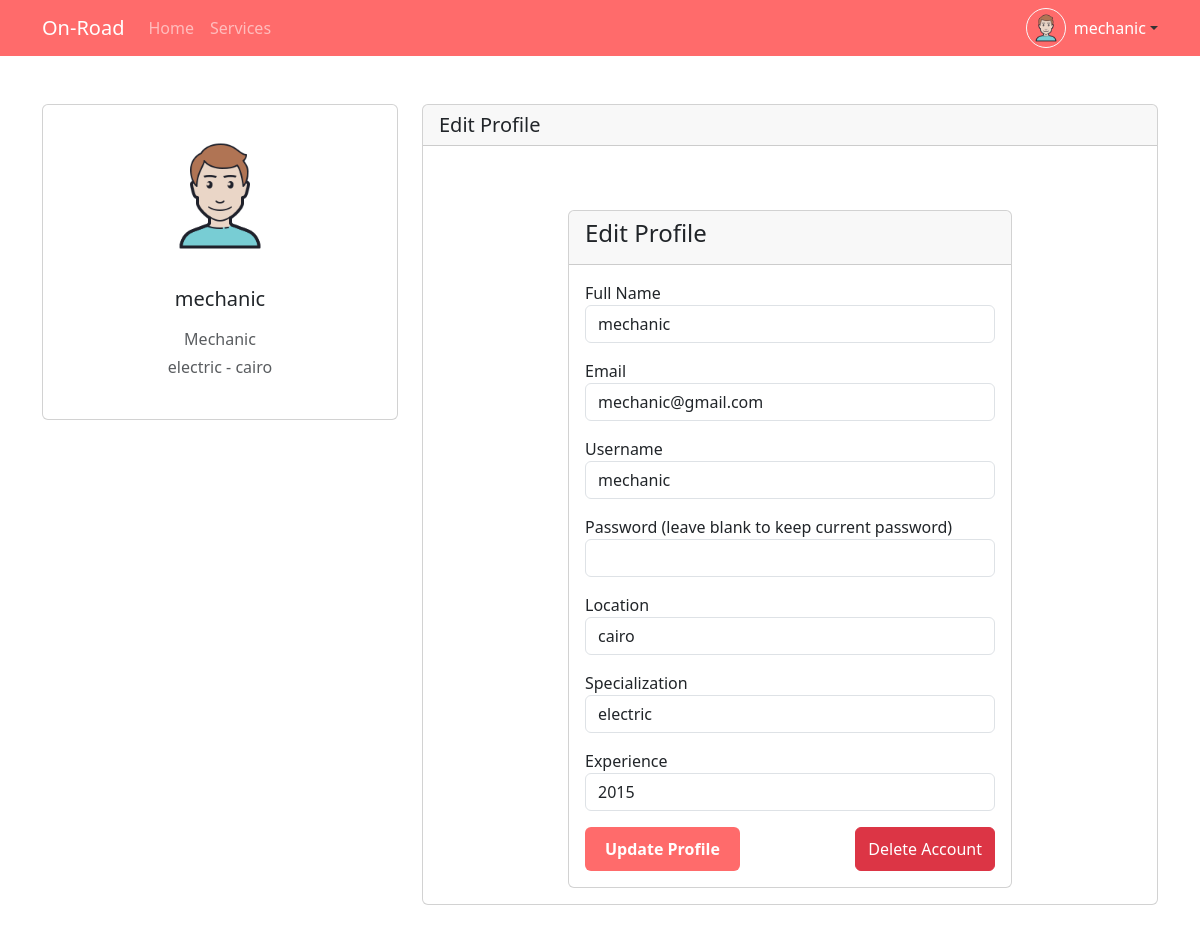
Screenshot of /Views/profile.php (signed in) with the database file from the repository.
### tables this page shows
CREATE TABLE `mechanics` (
  `id` int(11) NOT NULL,
  `fullName` varchar(50) NOT NULL,
  `email` varchar(100) NOT NULL,
  `username` varchar(30) NOT NULL,
  `password` varchar(300) NOT NULL,
  `location` varchar(50) NOT NULL,
  `specialization` varchar(20) NOT NULL,
  `experience` year(4) NOT NULL,
  `rating` int(11) DEFAULT NULL,
  `totalReviews` int(11) DEFAULT NULL,
  `role` varchar(20) DEFAULT NULL
);

### Controllers/DbController.php (called while the page is built, shortened)
<?php
class DBController
{
    public $dbHost="localhost";
    public $dbUser="root";
    public $dbPassword="";
    public $dbName="on-road";
    public $connection;
    public function openConnection()
    {
        $this->connection=new mysqli($this->dbHost,$this->dbUser,$this->dbPassword,$this->dbName);
        if($this->connection->connect_error)
        {
            echo " Error in Connection : ".$this->connection->connect_error;
            return false;
        }
        else
        {
            return true;
        }
    }
    public function executeQuery($query)
    {
        $result=$this->connection->query($query);
        if($result)
        {
            return $result->fetch_all(MYSQLI_ASSOC);
        }
        else
        {
            return false;
        }
    }
}
?>

### Models/mechanic.php (called while the page is built, shortened)
<?php
require_once __DIR__ . "/../Controllers/DbController.php";
class Mechanic
{
    private $fullName;
    private $email;
    private $username;
    private $location;
    private $specialization;
    private $experience;
    public function __construct($id = "", $fullName = "", $email = "", $username = "", $password = "", $location = "", $specialization = "", $experience = "", $rating = 0, $totalReviews = 0)
    {
        $this->fullName = $fullName;
        $this->email = $email;
        $this->username = $username;
        $this->location = $location;
        $this->specialization = $specialization;
        $this->experience = $experience;
    }
    public function getFullName()
    {
        return $this->fullName;
    }
    public function getEmail()
    {
        return $this->email;
    }
    public function getUsername()
    {
        return $this->username;
    }
    public function getLocation()
    {
        return $this->location;
    }
    public function getSpecialization()
    {
        return $this->specialization;
    }
    public function getExperience()
    {
        return $this->experience;
    }
    public function getMechanicById($id)
    {
        $dbController = new DBController();
        if($dbController->openConnection())
        {
            $query = "SELECT * FROM mechanics WHERE id = $id";
            $result = $dbController->executeQuery($query);
            if($result && count($result) > 0)
            {
                $this->fullName = $result[0]['fullName'];
                $this->email = $result[0]['email'];
                $this->username = $result[0]['username'];
                $this->location = $result[0]['location'];
                $this->specialization = $result[0]['specialization'];
                $this->experience = $result[0]['experience'];
                return true;
            }
        }
        return false;
    }
}
?>

### Views/profile.php (the view, shortened to what this page needs)
<?php
$userRole = $_SESSION['role'];
$userId = $_SESSION['user_id'];
if ($userRole == 'client') {
    require_once '../Models/client.php';
    $user = new Client();
    $user->getClientById($userId);
} elseif ($userRole == 'mechanic') {
    require_once '../Models/mechanic.php';
    $user = new Mechanic();
    $user->getMechanicById($userId);
} elseif ($userRole == 'admin') {
    require_once '../Models/admin.php';
    $user = new Admin();
    $user->getAdminById($userId);
}
?>
<!DOCTYPE html>
<html lang="en">
<head>
    <link href="https://cdn.jsdelivr.net/npm/bootstrap@5.3.0-alpha1/dist/css/bootstrap.min.css" rel="stylesheet">
    <link rel="stylesheet" href="https://cdnjs.cloudflare.com/ajax/libs/font-awesome/6.0.0/css/all.min.css">
    <link rel="stylesheet" href="../root/css/main.css">
</head>
<body>
    <?php include_once 'includes/navbar.php'; ?>
    <div class="container py-5">
        <div class="row">
            <div class="col-lg-4">
                <div class="card mb-4">
                    <div class="card-body text-center">
                        <img src="../root/img/Avatar.png" alt="avatar" class="rounded-circle img-fluid" style="width: 150px;">
                        <h5 class="my-3"><?php echo $user->getFullName(); ?></h5>
                        <p class="text-muted mb-1"><?php echo ucfirst($userRole); ?></p>
                        <p class="text-muted mb-4">
                            <?php
                            if ($userRole == 'mechanic') {
                                echo $user->getSpecialization() . ' - ' . $user->getLocation();
                            }
                            ?>
                        </p>
                    </div>
                </div>
            </div>
            <div class="col-lg-8">
                <div class="card mb-4">
                    <div class="card-header">
                        <h5 class="mb-0">Edit Profile</h5>
                    </div>
                    <div class="card-body">
                        <div class="container mt-5">
                            <div class="row">
                                <div class="col-md-8 mx-auto">
                                    <div class="card">
                                        <div class="card-header">
                                            <h4>Edit Profile</h4>
                                        </div>
                                        <div class="card-body">
                                            <form method="POST" action="">
                                                <div class="form-group mb-3">
                                                    <label for="fullName">Full Name</label>
                                                    <input type="text" class="form-control" id="fullName" name="fullName" value="<?php echo $user->getFullName(); ?>" required>
                                                </div>
                                                <div class="form-group mb-3">
                                                    <label for="email">Email</label>
                                                    <input type="email" class="form-control" id="email" name="email" value="<?php echo $user->getEmail(); ?>" required>
                                                </div>
                                                <div class="form-group mb-3">
                                                    <label for="username">Username</label>
                                                    <input type="text" class="form-control" id="username" name="username" value="<?php echo $user->getUsername(); ?>" required>
                                                </div>
                                                <div class="form-group mb-3">
                                                    <label for="password">Password (leave blank to keep current password)</label>
                                                    <input type="password" class="form-control" id="password" name="password">
                                                </div>
                                                <?php if ($userRole == 'mechanic'): ?>
                                                <div class="form-group mb-3">
                                                    <label for="location">Location</label>
                                                    <input type="text" class="form-control" id="location" name="location" value="<?php echo $user->getLocation(); ?>" required>
                                                </div>
                                                <div class="form-group mb-3">
                                                    <label for="specialization">Specialization</label>
                                                    <input type="text" class="form-control" id="specialization" name="specialization" value="<?php echo $user->getSpecialization(); ?>" required>
                                                </div>
                                                <div class="form-group mb-3">
                                                    <label for="experience">Experience</label>
                                                    <input type="text" class="form-control" id="experience" name="experience" value="<?php echo $user->getExperience(); ?>" required>
                                                </div>
                                                <?php endif; ?>
                                                <div class="d-flex justify-content-between">
                                                    <button type="submit" name="update_profile" class="btn btn-primary">Update Profile</button>
                                                    <button type="button" class="btn btn-danger" data-bs-toggle="modal" data-bs-target="#deleteAccountModal">
                                                        Delete Account
                                                    </button>
                                                </div>
                                            </form>
                                        </div>
                                    </div>
                                </div>
                            </div>
                        </div>
                    </div>
                </div>
            </div>
        </div>
    </div>
</body>
</html>

### root/css/main.css (style rules this page uses)
body { font-family: 'Segoe UI', Tahoma, Geneva, Verdana, sans-serif; color: #333; }
.btn-primary { background-color: #ff6b6b; border: none; padding: 10px 20px; font-weight: 600; }

### rows the page displays
mechanics: specialization "electric", location "cairo", fullName "mechanic", email "mechanic@gmail.com", username "mechanic", experience "2015"

### other values shown
$username "mechanic"
$user->getFullName() "mechanic"
$userRole "Mechanic"
